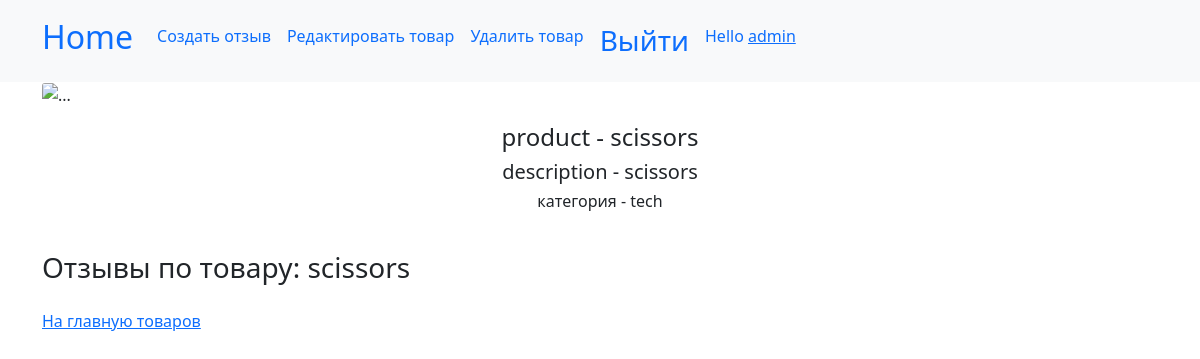
/product/6/view (signed in), run on the app's committed database.
### review/models.py (models this page shows, shortened)
class Product(models.Model):
    name = models.CharField(max_length=30, null=False, blank=False, verbose_name="наименование",)
    category = models.CharField(max_length=20, default=DEFAULT_CATEGORY, choices=CATEGORY_CHOICES,
                                verbose_name='Категория')
    description = models.TextField(max_length=500, null=True, blank=True, verbose_name="Описание")
    picture = models.ImageField(upload_to="avatars", null=True, blank=True, verbose_name="Картинка")
    class Meta:
        db_table = "products"
        verbose_name = "Продукт"
        verbose_name_plural = "Продукты"

### review/views/product_views.py (the view)
# urls.py: path('product/<int:pk>/view', ProductView.as_view(), name="product-view"),
class ProductView(PermissionRequiredMixin, DetailView):
    template_name = "product/product.html"
    model = Product
    permission_required = "review.view_project"

### review/templates/product/product.html (shortened to what this page needs)
{% extends "base.html" %}
{% load static %}
{% block nav %}
    {% if request.user.is_authenticated  %}
        <a class="nav-link" href="{% url "review:recall-create" product.pk%}">Создать отзыв</a>
    {% endif %}
    {% if request.user.is_authenticated and perms.trecker.change_project and perms.trecker.delete_project%}
        <a class="nav-link" href="{% url "review:p-update" product.pk %}">Редактировать товар</a>
        <a class="nav-link" href="{% url "review:p-delete" product.pk %}">Удалить товар</a>
    {% endif %}
{% endblock %}
{% block content %}
    {% if product.picture %}
        <img src="{{ product.picture.url }}" class="card-img-top w-25" alt="...">
    {% else %}
        <img src="{{ static.1.jpg.url }}" class="card-img-top w-25" alt="...">
    {% endif %}
    <div class="card-body text-center">
        <h4 class="card-title">product - {{ product.name }}</h4>
    <h5>description - {{ product.description }}</h5>
    <h6>категория - {{ product.category }}</h6>
    </div>
<p><h3>Отзывы по товару: {{product.name}}</h3>
</p>
<a href="{% url "review:index_view" %}">На главную товаров</a>
{% endblock %}

### review/templates/base.html (shortened to what this page needs)
<!DOCTYPE html>
<html lang="en">
<head>
    <link rel="stylesheet" href="https://cdnjs.cloudflare.com/ajax/libs/font-awesome/4.7.0/css/font-awesome.min.css">
    <link href="https://cdn.jsdelivr.net/npm/bootstrap@5.0.2/dist/css/bootstrap.min.css" rel="stylesheet">
</head>
<body>
<nav class="navbar navbar-expand-lg bg-light">
  <div class="container">
    <a class="navbar-brand" href="{% url "review:index_view" %}"><h2>Home</h2></a>
    <div class="collapse navbar-collapse" id="navbarNavAltMarkup">
      <div class="navbar-nav mt-2">
          {% block nav %}
          {% endblock %}
      {% if request.user.is_authenticated %}
           <li class="nav-item">
        <a class="nav-link" href="{% url "accounts:logout" %}"><h3>Выйти</h3></a>
    </li>
          <li class="nav-item">
        <p class="nav-link">Hello <a href="{% url "accounts:profile" request.user.pk %}">{{ user.username }}</a></p>
    </li>
      {% endif %}
      </div>
    </div>
  </div>
</nav>
<div class="container">
 {% block content %}{% endblock %}
</div>
</body>
</html>

### data on the page
Product: name "scissors", description "scissors", category "tech"

### other printed values
{{ user.username }} "admin"
